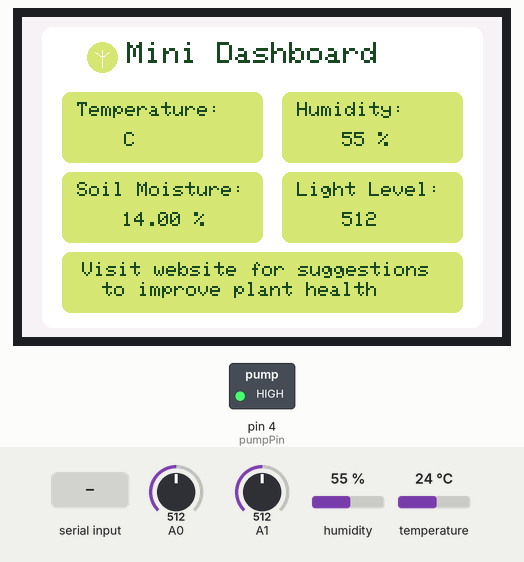
Bench run of a sketch on a simulated Arduino Uno, built with avr-gcc and run on an emulated ATmega328P. Parts: 480×320 colour display, switched loads named in the sketch (green lamp = pin HIGH). The inputs (shaded band) are chosen by the test bench; at power-on: humidity 55 %, A0 = 512, A1 = 512, temperature 24 °C. The local clock reads 2024-03-15 10:24:30 at power-on unless the sketch sets it; pins used as bus, display or sensor lines are not drawn; what the sketch prints to the serial monitor is not drawn.

Above: at 7.2 s.
7.3 s: "WATER\n" received over Serial
At 9.1 s:
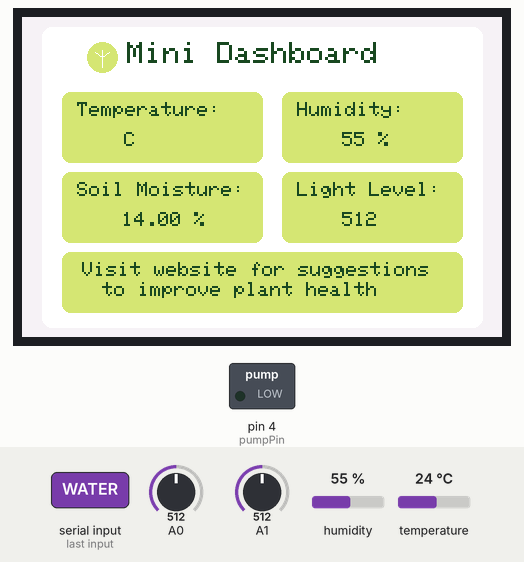
12.3 s: humidity set to 22 %
At 15.3 s:
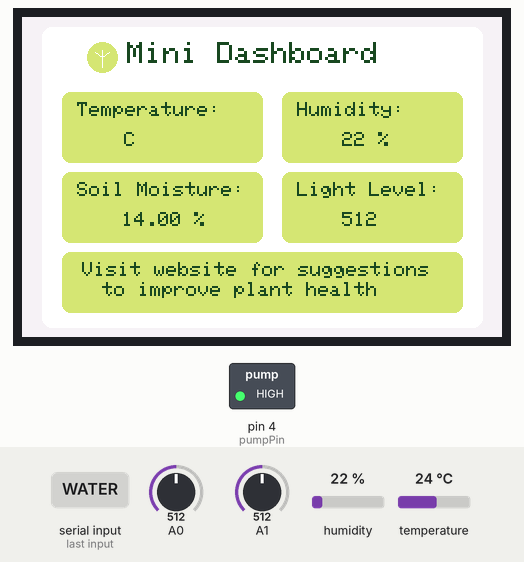
16.5 s: A0 set to 716
At 20.3 s:
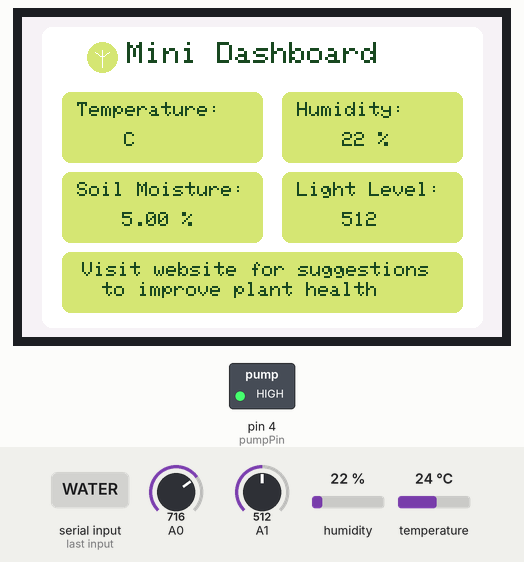
20.6 s: A1 set to 716
24.7 s: humidity set to 40 %
At 27.7 s:
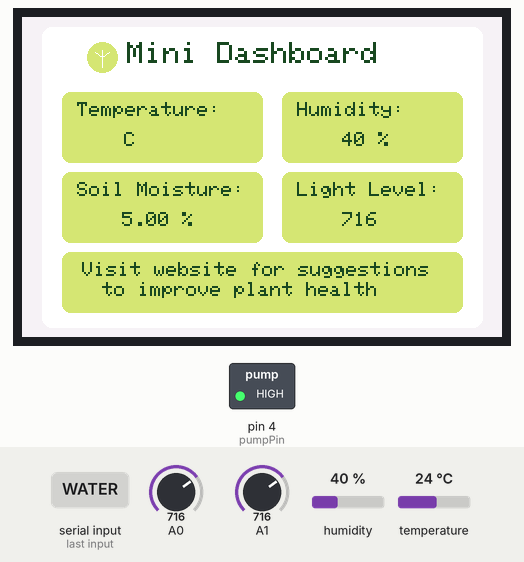
28.8 s: A0 set to 992
At 32.7 s:
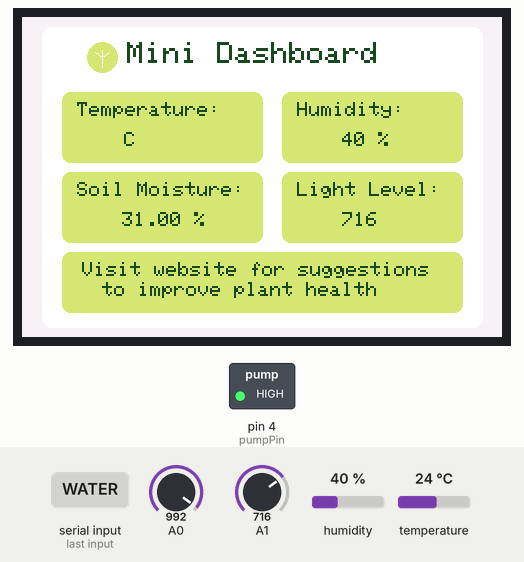
Timing chart, 0 to 33.9 s (numbered marks = the images above; inputs shaded):
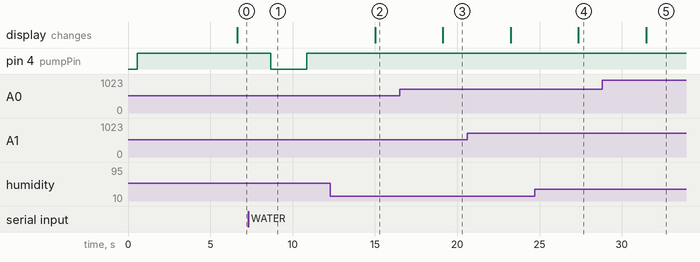

Measured:
- after the input at 7.3 s, pin 4 (pumpPin): HIGH → LOW after 1.4 s, → HIGH 2.2 s later
- after the input at 12.3 s, the display: changes after 2.7 s (image 2)
- after the input at 16.5 s, the display: changes after 2.6 s (image 3)
- after the input at 24.7 s, the display: changes after 2.7 s (image 4)
- after the input at 28.8 s, the display: changes after 2.7 s (image 5)

The sketch:

arduino.ino
```cpp
#include <Wire.h>
#include <RTClib.h>
#include <dht.h>
#include <LCDWIKI_GUI.h>
#include <LCDWIKI_SPI.h>

#define DHT11_PIN 7
#define MODEL ST7796S
#define CS   10
#define CD   9
#define RST  8
#define MOSI 11
#define MISO 12
#define SCK  13
#define LED  2
#define WEB_BG_GREEN    0xF79E
#define WEB_FIELD_GREEN 0xD72E
#define WEB_TEXT_DARK   0x1A44
#define WHITE           0xFFFF
#define ORANGE          0xFD20

dht DHT;
RTC_DS1307 rtc;
const int pumpPin = 4;
LCDWIKI_SPI mylcd(MODEL,CS,CD,MISO,MOSI,RST,SCK,LED);

void setup() {
  pinMode(LED, OUTPUT);
  digitalWrite(LED, HIGH);
  mylcd.Init_LCD();
  mylcd.Set_Rotation(1);
  mylcd.Fill_Screen(WEB_BG_GREEN);

  mylcd.Set_Draw_color(WHITE);
  mylcd.Fill_Round_Rectangle(20, 10, 460, 310, 10);

  int icon_x = 80;
  int icon_y = 40;

  mylcd.Set_Draw_color(WEB_FIELD_GREEN);
  mylcd.Fill_Circle(icon_x, icon_y, 15);

  mylcd.Set_Draw_color(WHITE);
  mylcd.Draw_Line(icon_x, icon_y - 7, icon_x, icon_y + 10);
  mylcd.Draw_Line(icon_x, icon_y, icon_x - 7, icon_y - 5);
  mylcd.Draw_Line(icon_x, icon_y, icon_x + 7, icon_y - 5);

  mylcd.Set_Text_colour(WEB_TEXT_DARK);
  mylcd.Set_Text_Back_colour(WHITE);
  mylcd.Set_Text_Size(3);
  mylcd.Print_String("Mini Dashboard", icon_x + 25, 25);

  mylcd.Set_Draw_color(WEB_FIELD_GREEN);
  mylcd.Set_Text_Back_colour(WEB_FIELD_GREEN);
  mylcd.Set_Text_Size(2);

  mylcd.Fill_Round_Rectangle(40, 75, 240, 145, 8);
  mylcd.Print_String("Temperature:", 55, 85);
  mylcd.Fill_Round_Rectangle(260, 75, 440, 145, 8);
  mylcd.Print_String("Humidity:", 275, 85);
  mylcd.Fill_Round_Rectangle(40, 155, 240, 225, 8);
  mylcd.Print_String("Soil Moisture:", 55, 165);
  mylcd.Fill_Round_Rectangle(260, 155, 440, 225, 8);
  mylcd.Print_String("Light Level:", 275, 165);

  mylcd.Fill_Round_Rectangle(40, 235, 440, 295, 8);
  mylcd.Set_Text_colour(WEB_TEXT_DARK);
  mylcd.Set_Text_Back_colour(WEB_FIELD_GREEN);  // Optional: Set background if needed
  mylcd.Set_Text_Size(2);             // Adjust size if needed
  mylcd.Print_String("Visit website for suggestions", 60, 245);
  mylcd.Print_String("to improve plant health", 80, 265);

  pinMode(pumpPin, OUTPUT);
  digitalWrite(pumpPin, HIGH);
  Serial.begin(9600);
  delay(2000);
  Wire.begin();
  delay(2000);
  if (!rtc.begin()) {
    Serial.println("Couldn't find RTC");
    delay(5000);;  // Halt if RTC not found
  }
}

void loop() {

  // Read DHT11
  int temperature = 0;
  int humidity = 0;
  int chk = DHT.read11(DHT11_PIN);
  if (chk == DHTLIB_OK) {
    temperature = DHT.temperature;
    humidity = DHT.humidity;
    Serial.print("Temperature: ");
    Serial.println(temperature);
    Serial.print("Humidity: ");
    Serial.println(humidity);
    Serial.println("---");
  } else {
    Serial.print("DHT read error: ");
    Serial.println(chk);
  }

  // Read RTC
  DateTime now = rtc.now();
  int hour = now.hour();
  Serial.print("Hour: ");
  Serial.println(hour);
  Serial.println("---");

  int moisture = analogRead(A0);
  float moisturePercent = abs(moisture*100/1023);

  Serial.print("Moisture: ");
  Serial.print(moisturePercent);
  Serial.println("%");

  int light = analogRead(A1);
  Serial.print("Light: ");
  Serial.println(light);
  delay(2000);

  if (Serial.available()) {
    String command = Serial.readStringUntil('\n');
    command.trim();
    if (command == "WATER") {
      digitalWrite(pumpPin, LOW);
      delay(2200);
      digitalWrite(pumpPin, HIGH);
    }
  }


  mylcd.Set_Text_colour(WEB_TEXT_DARK);
  mylcd.Set_Text_Back_colour(WEB_FIELD_GREEN);
  mylcd.Set_Text_Size(2);
  mylcd.Set_Draw_color(WEB_FIELD_GREEN);

  mylcd.Fill_Rectangle(55, 115, 225, 135);
  mylcd.Print_String(String(temperature, 1)+" C", 90, 115);

  mylcd.Fill_Rectangle(275, 115, 425, 135);
  mylcd.Print_String(String(humidity)+" %", 320, 115);

  mylcd.Fill_Rectangle(55, 195, 225, 215);
  mylcd.Print_String(String(moisturePercent)+" %", 100, 195);

  mylcd.Fill_Rectangle(275, 195, 425, 215);
  mylcd.Print_String(String(light), 320, 195);

}
```
